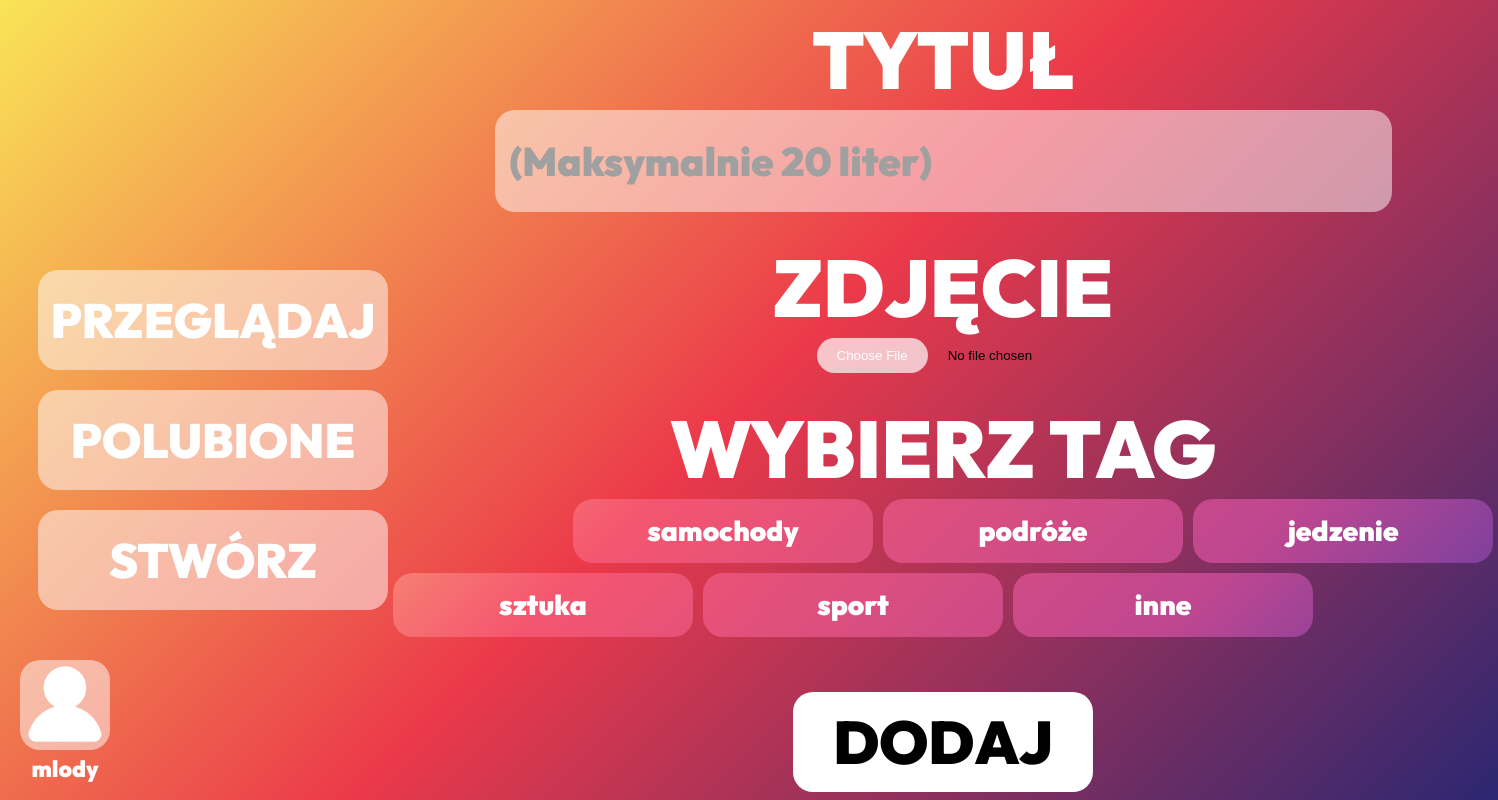
/addPost.php (signed in), run on the app's committed database.
### tables this page shows
CREATE TABLE `tagi` (
  `id` int(11) NOT NULL,
  `nazwa` text NOT NULL
);

### addPost.php (the view, shortened to what this page needs)
<?php
$user_name = isset($_SESSION['user_name']) ? $_SESSION['user_name'] : null;
$user_id = isset($_SESSION['user_id']) ? $_SESSION['user_id'] : null;
$isLoggedIn=$user_id!=null;
$servername = "localhost";
$username = "root";
$password = "";
$dbname = "projekt";
$conn = new mysqli($servername, $username, $password, $dbname);
$tags = $conn->query("SELECT * FROM tagi");
?>
<!DOCTYPE html>
<html lang="en">
<head>
    <link rel="stylesheet" href="./style/addPost.css">
    <link rel="stylesheet" href="./style/nav.css">
</head>
<body>
<nav>
        <section class="navButtons">
            <a class="navButton" href="./index.php">przeglądaj</a>
            <a id="liked" class="navButton" href="./liked.php">polubione</a>
            <a class="navButton" href="./addPost.php">stwórz</a>
        </section>
        <section class="accountContainer">
            <a class="loginContainer"  href="<?php if($isLoggedIn==1){echo "./user.php?id=".$user_id;}else{echo "./login.php";} ?>">
                <img id="login" src="login.svg">
                <?php if ($user_name): ?>
                    <p class="loginText"><?php echo $user_name; ?></p>
                <?php else: ?>
                    <p class="loginText">LOGIN</p>
                <?php endif; ?>
            </a>
        </section>
    </nav>
    <main>
        <?php if ($isLoggedIn): ?>
        <section class="inputContainer">
            <h1 class="titleText">TYTUŁ</h1>
            <input id="titleInput" class="titleInput" type="text" placeholder="(Maksymalnie 20 liter)">
        </section>
        <section class="inputContainer">
            <h1 class="titleText">ZDJĘCIE</h1>
            <input id="imageInput" class="imageInput" type="file">
        </section>
        <section class="inputContainer">
            <h1 class="titleText">WYBIERZ TAG</h1>
            <section class="tags">
            <?php
                while ($row = $tags->fetch_assoc()) {
                    echo "<p class='tagButton' id='{$row['id']}' onclick='chooseTag(this)'>{$row['nazwa']}</p>";
                }
            ?>
            </section>
        </section>
        <button id="submitButton" class="submitButton" type="button" onclick="addPost()">DODAJ</button>
        <?php endif; ?>
    </main>
</body>
</html>

### style/addPost.css (style rules this page uses)
* { user-select: none; }
html { width: 100%; height: 100%; }
body { display: flex; justify-content: start; margin:0px; width: 100%; height: 100%; background: linear-gradient(135deg, rgba(249,228,86,1) 0%, rgba(235,57,74,1) 50%, rgba(44,39,113,1) 100%); }
main { width: 100%; display: flex; flex-direction: column; justify-content: center; align-items: center; gap:25px; }
.inputContainer { display: flex; height: fit-content; width: 1100px; flex-direction: column; align-items: center; justify-content: start; }
.titleText { font-family: outfit; font-weight: 900; font-size: 80px; color: #ffffff; margin:0px; }
.titleInput { width: 80%; height: 100px; line-height: 100px; border-radius: 20px; background-color: rgba(255, 255, 255, 0.5); font-family: outfit; font-size: 40px; font-weight: 900; text-decoration: none; color:rgb(255, 255, 255); border: none; padding-left: 15px; transition: 250ms; }
.titleInput::placeholder { color:rgb(160, 160, 160); }
.tags { display: flex; flex-wrap: wrap; gap: 10px; width: 100%; }
.tagButton:nth-child(1) { margin-left: auto; }
.tagButton { border-radius: 20px; margin:0px; position: relative; width: 300px; height: 64px; font-size: 28px; line-height: 64px; text-align: center; font-weight: 900; font-family: outfit; color:white; cursor: pointer; transition: 250ms; }
.tagButton::before { width: 300px; border-radius: 20px; transition: 250ms; background-color: rgba(255, 255, 255, 0.5); mix-blend-mode: overlay; content: ""; position: absolute; inset: 0; z-index: -1; }
.submitButton { margin-top: 30px; cursor: pointer; height: 100px; width: 300px; justify-self: center; align-self: center; font-family: outfit; font-weight: 900; font-size: 60px; border-radius: 20px; border:none; background-color: white; color:black; transition: 250ms; }

### style/nav.css (style rules this page uses)
nav { margin-left: 38px; height: 100%; display: flex; flex-direction: column; align-items: center; justify-content: center; }
.navButtons { display: flex; flex-direction: column; align-items: center; justify-content: center; margin-top: 100px; gap: 20px; margin-bottom: 20px; }
.navButton { width: 350px; height: 100px; line-height: 100px; border-radius: 20px; background-color: rgba(255, 255, 255, 0.5); vertical-align: middle; font-family: outfit; font-size: 48px; font-weight: 900; text-decoration: none; color:rgb(255, 255, 255); text-transform: uppercase; text-align: center; transition: 250ms; }
.loginContainer { display: flex; flex-direction: column; align-items: center; cursor: pointer; text-decoration: none; }
#login { width: 90px; height:90px; background-color: rgba(255, 255, 255, 0.5); border-radius: 20px; transition: 250ms; }
.loginText { margin:0px; margin-top: 7px; color:white; font-family: outfit; font-weight: 900; font-size: 23px; text-align: center; line-height: 23px; }
.accountContainer { position: absolute; bottom: 20px; left: 20px; gap: 20px; display: flex; align-items: start; justify-content: center; }

### data on the page
tagi: nazwa "samochody"
tagi: nazwa "podróże"
tagi: nazwa "jedzenie"
tagi: nazwa "sztuka"
tagi: nazwa "sport"
tagi: nazwa "inne"

### other printed values
$user_name "mlody"
